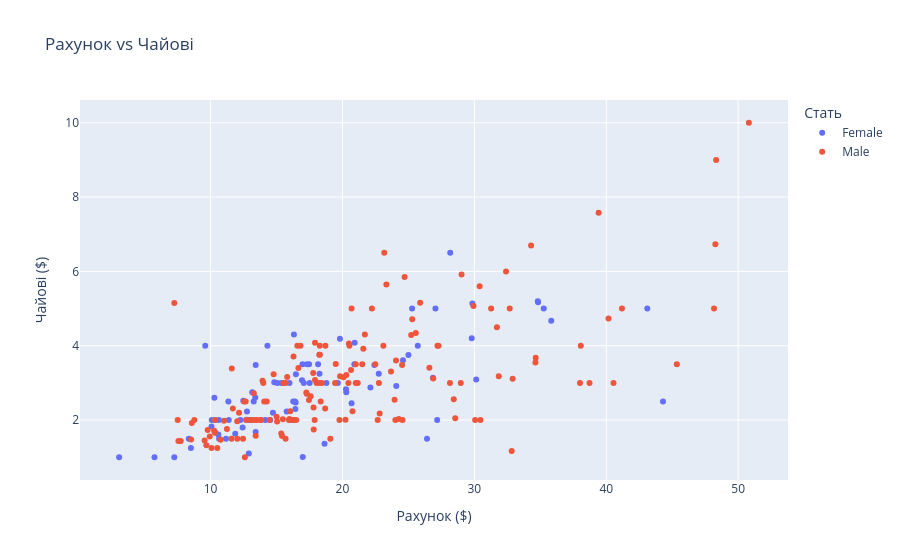

Source (notebook cell):
### Code cell
fig = px.scatter(df, x='total_bill', y='tip', color='sex',
                 hover_data=['day', 'time'],
                 title='Рахунок vs Чайові',
                 labels={'total_bill': 'Рахунок ($)', 'tip': 'Чайові ($)', 'sex': 'Стать'})
fig.show()

### Figure 1 — Plotly figure (JSON) as saved in the notebook; plotly's stock layout.template omitted (floating-point values rounded to 4 significant figures; data arrays with more than 128 entries replaced by an {"elided": "..."} marker saying what was removed)
{"data": [{"customdata": {"elided": "87x2 str values"}, "hovertemplate": "Стать=Female<br>Рахунок ($)=%{x}<br>Чайові ($)=%{y}<br>day=%{customdata[0]}<br>time=%{customdata[1]}<extra></extra>", "legendgroup": "Female", "marker": {"color": "#636efa", "symbol": "circle"}, "mode": "markers", "name": "Female", "orientation": "v", "showlegend": true, "type": "scatter", "x": [16.99, 24.59, 35.26, 14.83, 10.33, 16.97, 20.29, 15.77, 19.65, 15.06, 20.69, 16.93, 10.29, 34.81, 26.41, 16.45, 3.07, 17.07, 26.86, 25.28, 14.73, 10.07, 34.83, 5.75, 16.32, 22.75, 11.35, 15.38, 44.3, 22.42, 20.92, 14.31, 7.25, 25.71, 17.31, 10.65, 12.43, 24.08, 13.42, 12.48, 29.8, 14.52, 11.38, 20.27, 11.17, 12.26, 18.26, 8.51, 10.33, 14.15, 13.16, 17.47, 27.05, 16.43, 8.35, 18.64, 11.87, 29.85, 25.0, 13.39, 16.21, 17.51, 10.59, 10.63, 9.6, 20.9, 18.15, 19.81, 43.11, 13.0, 12.74, 13.0, 16.4, 16.47, 12.76, 13.27, 28.17, 12.9, 30.14, 13.42, 15.98, 16.27, 10.09, 22.12, 35.83, 27.18, 18.78], "xaxis": "x", "y": [1.01, 3.61, 5.0, 3.02, 1.67, 3.5, 2.75, 2.23, 3.0, 3.0, 2.45, 3.07, 2.6, 5.2, 1.5, 2.47, 1.0, 3.0, 3.14, 5.0, 2.2, 1.83, 5.17, 1.0, 4.3, 3.25, 2.5, 3.0, 2.5, 3.48, 4.08, 4.0, 1.0, 4.0, 3.5, 1.5, 1.8, 2.92, 1.68, 2.52, 4.2, 2.0, 2.0, 2.83, 1.5, 2.0, 3.25, 1.25, 2.0, 2.0, 2.75, 3.5, 5.0, 2.3, 1.5, 1.36, 1.63, 5.14, 3.75, 2.61, 2.0, 3.0, 1.61, 2.0, 4.0, 3.5, 3.5, 4.19, 5.0, 2.0, 2.01, 2.0, 2.5, 3.23, 2.23, 2.5, 6.5, 1.1, 3.09, 3.48, 3.0, 2.5, 2.0, 2.88, 4.67, 2.0, 3.0], "yaxis": "y"}, {"customdata": {"elided": "157x2 str values"}, "hovertemplate": "Стать=Male<br>Рахунок ($)=%{x}<br>Чайові ($)=%{y}<br>day=%{customdata[0]}<br>time=%{customdata[1]}<extra></extra>", "legendgroup": "Male", "marker": {"color": "#EF553B", "symbol": "circle"}, "mode": "markers", "name": "Male", "orientation": "v", "showlegend": true, "type": "scatter", "x": {"elided": "157 float values"}, "xaxis": "x", "y": {"elided": "157 float values"}, "yaxis": "y"}], "layout": {"legend": {"title": {"text": "Стать"}, "tracegroupgap": 0}, "title": {"text": "Рахунок vs Чайові"}, "xaxis": {"anchor": "y", "domain": [0, 1], "title": {"text": "Рахунок ($)"}}, "yaxis": {"anchor": "x", "domain": [0, 1], "title": {"text": "Чайові ($)"}}}}
